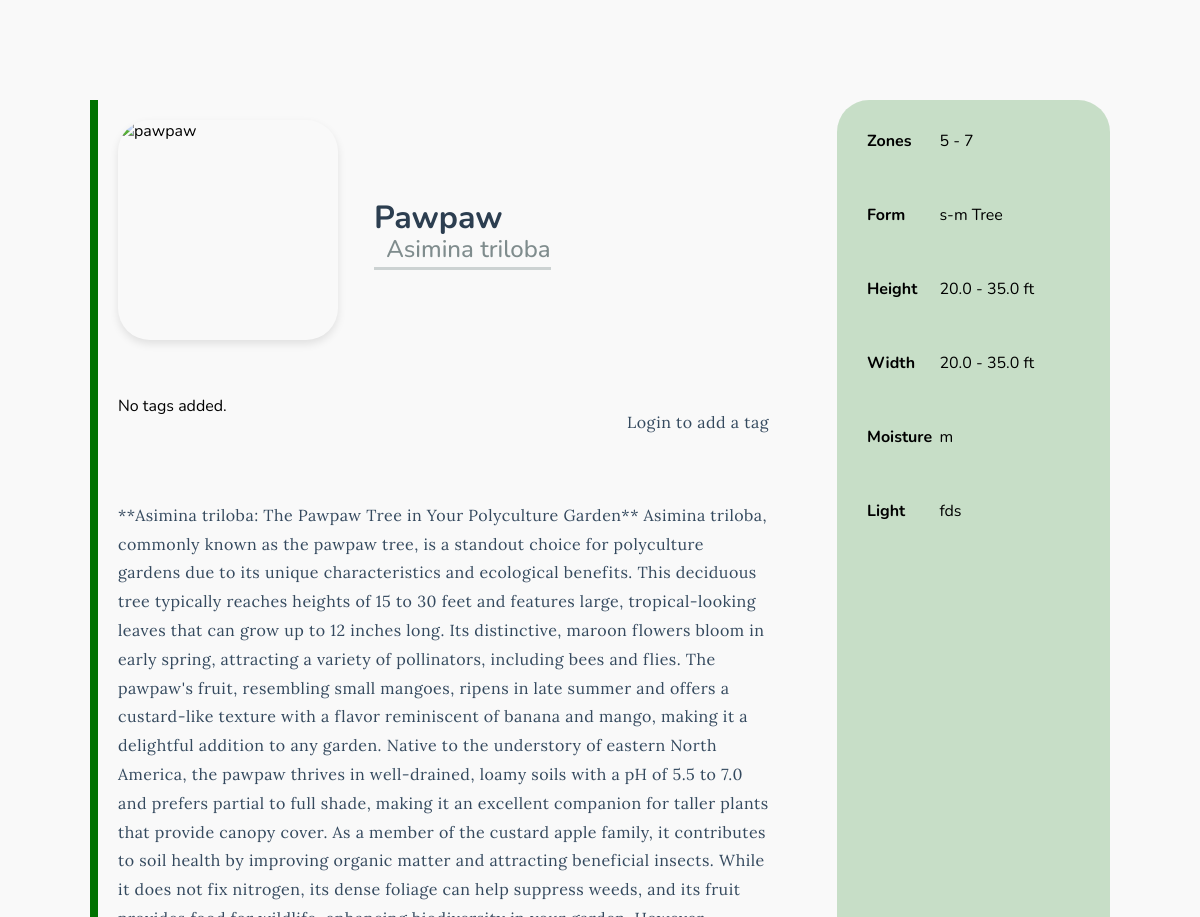
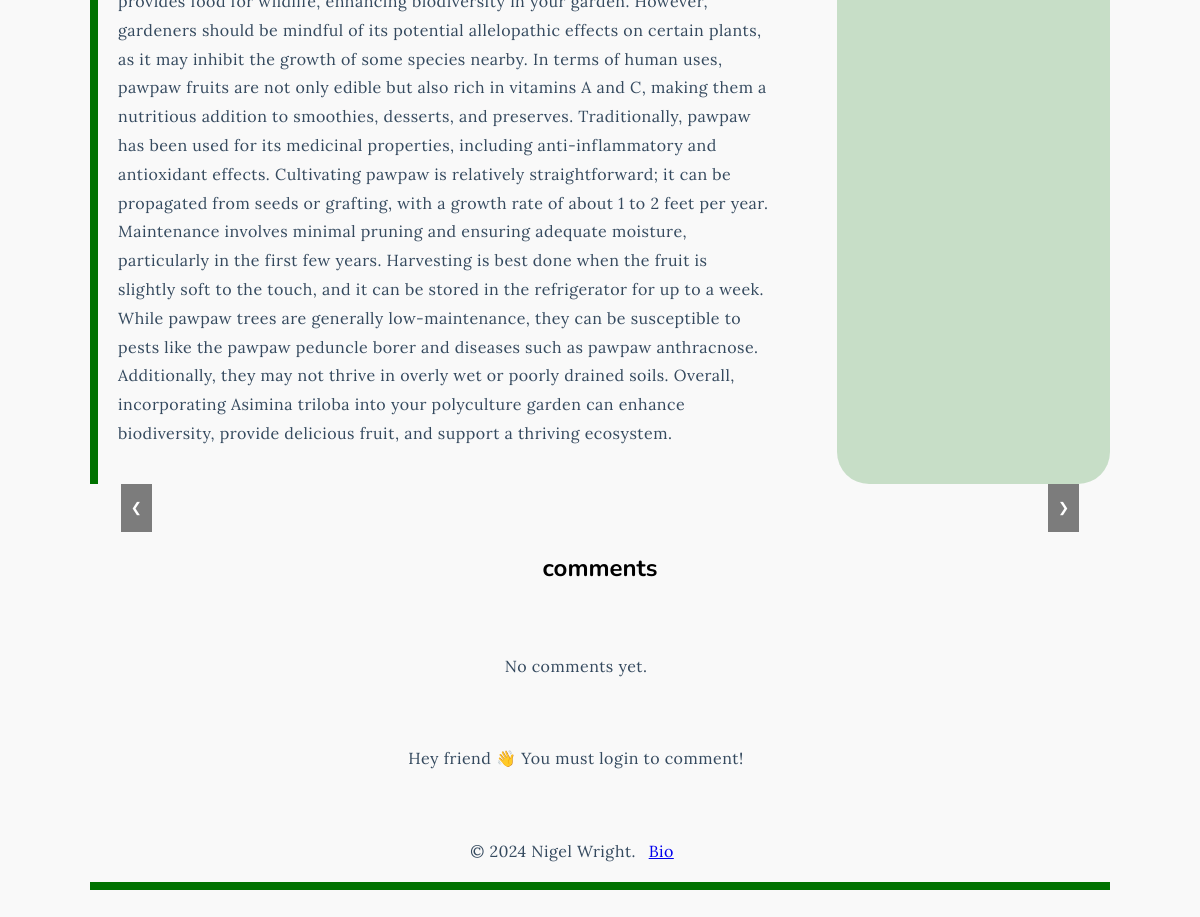
Page /plants/asimina-triloba/ on the committed database (2 pictures, top to bottom).
### plants/models.py (models this page shows, shortened)
class Plant(models.Model):
    genus = models.CharField(max_length=50)
    species = models.CharField(max_length=50)
    slug = models.SlugField(max_length=120, unique=False)
    common_name = models.CharField(max_length=100)
    family = models.CharField(max_length=30)
    zones = models.JSONField(blank=True, default=list)
    light = models.CharField(
        max_length=3,
        validators=[RegexValidator(regex='^[fds]{1,3}$')],
    )
    moisture = models.CharField(
        max_length=3,
        validators=[RegexValidator(regex='^[xmh]{1,3}$')],
    )
    form = models.CharField(
        max_length=10,
        choices=[('Herb', 'Herb'),
        ('Shrub', 'Shrub'),
        ('Tree', 'Tree'),
        ('Bamboo', 'Bamboo'),
        ('Vine', 'Vine')],
    )
    form_size = models.CharField(max_length=5)
    min_h = models.FloatField()
    max_h = models.FloatField()
    min_w = models.FloatField()
    max_w = models.FloatField()
    description = models.TextField(null=True, blank=True)
    tags = TaggableManager(through=PlantTaggedItem)
    class Meta:
        ordering = ['genus', 'species']
        indexes = [
            models.Index(fields=['genus', 'species'], name='latin_name_idx')
        ]
    def __str__(self):
        latin_name = f"{self.genus} {self.species}"
        return latin_name

### plants/views.py (the view, shortened to what this page needs)
# urls.py: path('<slug:slug>/', PlantDetailView.as_view(), name='plant_detail'),
class PlantDetailView(View):
    def dispatch(self, request, *args, **kwargs):
        method = request.method.lower()
        if method == 'get':
            if 'action' in kwargs:
                action = kwargs.pop('action')  # Remove 'action' from kwargs
                handler = getattr(self, action, self.http_method_not_allowed)
                print(f"Handler for action '{action}': {handler}")
            else:
                handler = self.get
            return handler(request, *args, **kwargs)
        return self.http_method_not_allowed(request, *args, **kwargs)
    def get(self, request, slug):
        plant = get_object_or_404(Plant, slug=slug)
        comments = plant.comments.filter(active=True)
        tag_form = TagForm()
        comment_form = CommentForm()
        context = {'plant': plant,
                   'emojis': [TAG_EMOJIS.get(tag.name) for tag in plant.tags.all()],
                   'comments': comments,
                   'comment_form': comment_form,
                   'tag_form': tag_form}
        print(f"Plant: {plant}")
        print(f"Tags: {plant.tags.all()}")
        print(f"Emojis: {context['emojis']}")
        return render(request, 'plant_detail.html', context)

### plants/templatetags/custom_filters.py (called while the page is built)
@register.filter
def zone_range(zones):
    if not zones:
        return ''
    return f'{min(zones)} - {max(zones)}'

### plants/templates/plant_detail.html (shortened to what this page needs)
{% load static %}
{% load random_shuffle %}
{% load custom_filters %}
<!DOCTYPE html>
<html lang="en">
<head>
    <link rel="stylesheet" href="{% static 'styles.css' %}">
</head>
<body>
    {% block content %}
    <div class="top-container">
        <div class="left-two-thirds">
            <div class="plant-header">
                <img id="main-image" class="main-pic" src="{% static 'placeholder.jpg' %}" alt="{{ plant.common_name }}">                <div class="plant-info">
                    <div class="center-me">
                        <h1>{{ plant.common_name }}</h1>
                        <h2>{{ plant.genus }} {{ plant.species }}</h2>
                    </div>
                </div>
            </div>
            <div class="tag-container">
                <div class="tags-wrapper">
                    {% for emoji in emojis %}
                    {{ emoji }}
                    {% empty %}
                    <span>No tags added.</span>
                    {% endfor %}
                </div>
                <div class="inline-tag-form">
                    {% if user.is_authenticated %}
                        {% include "includes/tag_form.html" %}
                    {% else %}
                        <p>Login to add a tag</p>
                    {% endif %}
                </div>
            </div>
            <p>{{ plant.description }}</p>
        </div>
        <div class="right-one-third">
            <div class="row">
                <div class="category">Zones</div>
                <div class="value">{{ plant.zones|zone_range }}</div>
            </div>
            <div class="row">
                <div class="category">Form</div>
                <div class="value">{{ plant.form_size }} {{ plant.form }}</div>
            </div>
            <div class="row">
                <div class="category">Height</div>
                <div class="value">{{ plant.min_h }} - {{ plant.max_h }} ft</div>
            </div>
            <div class="row">
                <div class="category">Width</div>
                <div class="value">{{ plant.min_w }} - {{ plant.max_w }} ft</div>
            </div>
            <div class="row">
                <div class="category">Moisture</div>
                <div class="value">{{ plant.moisture }}</div>
            </div>
            <div class="row">
                <div class="category">Light</div>
                <div class="value">{{ plant.light }}</div>
            </div>
        </div>
    </div>
    <div class="carousel-container">
        <div id="carousel" class="carousel">
        </div>
        <button class="carousel-button carousel-button-prev" aria-label="Previous image">&#10094;</button>
        <button class="carousel-button carousel-button-next" aria-label="Next image">&#10095;</button>
    </div>
    <div class="comments">
        {% with comments.count as total_comments %}
        <h2>
            {{ total_comment }} comment{{ total_comments|pluralize }}
        </h2>
        {% endwith %}
        {% for comment in comments %}
            <div class="comment">
                <span class="comment-body">
                    {{ comment.body|linebreaks }}
                </span>
                <span class="comment-info">
                    -
                    {{ comment.user_profile.user.username }} -
                    {{ comment.created }}
                </span>
            </div>
        {% empty %}
            <p>No comments yet.</p>
        {% endfor %}
            <div class="comment-form">
                {% if user.is_authenticated %}
                    {% include "includes/comment_form.html" %}
                {% else %}
                    <p>Hey friend 👋 You must login to comment!</p>
                {% endif %}
            </div>
        </div>
    {% endblock %}
    <footer class="footer">
        <p>&copy; 2024 Nigel Wright. <a href="your-bio-link.html">Bio</a></p>
    </footer>
</body>
</html>

### plants/static/styles.css (style rules this page uses)
body { font-family: Nunito, sans-serif; margin: 100px auto; padding: 0px 20px; background-color: #f9f9f9; width: 85%; }
.top-container { display: flex; border-left: 0.5rem solid #007200; }
.plant-header { display: flex; justify-content: left; margin-bottom: 20px; min-height: 150px; }
.plant-info { display: flex; flex-direction: column; justify-content: center; line-height: 0.7rem; margin-left: 1rem; }
.plant-info h1 { font-size: 2rem; color: #2c3e50; margin-right: 3rem; text-transform: capitalize; }
.plant-info h2 { font-size: 1.5rem; font-weight: 500; margin-bottom: 0.7rem; color: #7f8c8d; text-align: right; }
.center-me { cursor: pointer; transition: border-color 0.4s, transform 0.3s; border-bottom: 0.2em solid #ccd2d2; }
.main-pic { width: 220px; height: 220px; left: 20px; object-fit: cover; margin-right: 20px; box-shadow: 0 4px 8px rgba(0, 0, 0, 0.1); transition: filter 0.3s, transform 0.3s, box-shadow 0.3s; cursor: pointer; }
p { font-family: "Lora", serif; font-size: 1rem; letter-spacing: 0.03rem; line-height: 1.8; color: #34495e; margin-top: 3rem; margin-right: 3rem; }
button { margin: 0rem 1.3rem; cursor: pointer; border-radius: 6%; padding: 1rem 2rem; }
.carousel-container { width: 100%; overflow: hidden; position: relative; }
.carousel { display: flex; transition: transform 0.5s ease-in-out; padding-top: 3rem; }
img { border-radius: 2rem; }
.carousel-button { position: absolute; top: 50%; height: 4rem; transform: translateY(-50%); background: rgba(0, 0, 0, 0.5); color: white; border: none; padding: 10px; cursor: pointer; transition: background-color 0.3s, color 0.3s; }
.carousel-button-prev { left: 10px; }
.carousel-button-next { right: 10px; }
.main-pic, .carousel-item img { cursor: pointer; }
.left-two-thirds { flex: 3; padding: 20px; }
.right-one-third { display: flex; flex-direction: column; gap: 2rem; background-color: #00720033; border-radius: 2rem; margin: 0 auto; flex: 1; padding: 20px; }
.row { display: flex; justify-content: space-between; align-items: center; padding: 10px; }
.category { flex: 1; font-weight: bold; max-width: 33%; }
.value { flex: 2; max-width: 66%; }
.comments { margin: 0 auto; display: flex; flex-direction: column; align-items: center; }
.comment-form { display: flex; flex-direction: column; align-items: center; width: 50%; }
.footer { border-bottom: #007200 solid 0.5rem; color: #000000; text-align: center; font-size: 14px; margin-top: 3rem; }
.footer a { text-decoration: underline; padding-inline: 0.5rem; }
.tag-container { display: flex; align-items: center; justify-content: space-between; }
.inline-tag-form { display: flex; align-items: center; gap: 0.5rem; }
.tags-wrapper { display: flex; flex-wrap: wrap; }

### rows in the picture
Plant: common_name "Pawpaw", genus "Asimina", species "triloba", description "**Asimina triloba: The Pawpaw Tree in Your Polyculture Garden** Asimina triloba, commonly known as the pawpaw tree, is a standout choice for polyculture gardens due to its unique characteristics and ecological benefits. This deciduous tree typically reaches heights of 15 to 30 feet and features large, tropical-looking leaves that can grow up to 12 inches long. Its distinctive, maroon flowers bloom in early spring, attracting a variety of pollinators, including bees and flies. The pawpaw's fruit, resembling small mangoes, ripens in late summer and offers a custard-like texture with a flavor reminiscent of banana and mango, making it a delightful addition to any garden. Native to the…", zones|zone_range "5 - 7", form_size "s-m", form "Tree", min_h "20.0", max_h "35.0", min_w "20.0", max_w "35.0", moisture "m", light "fds"
